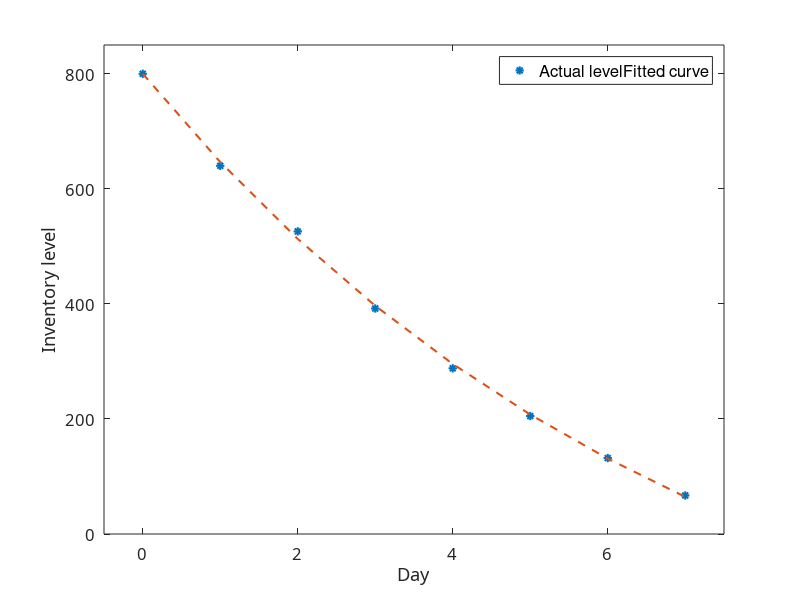
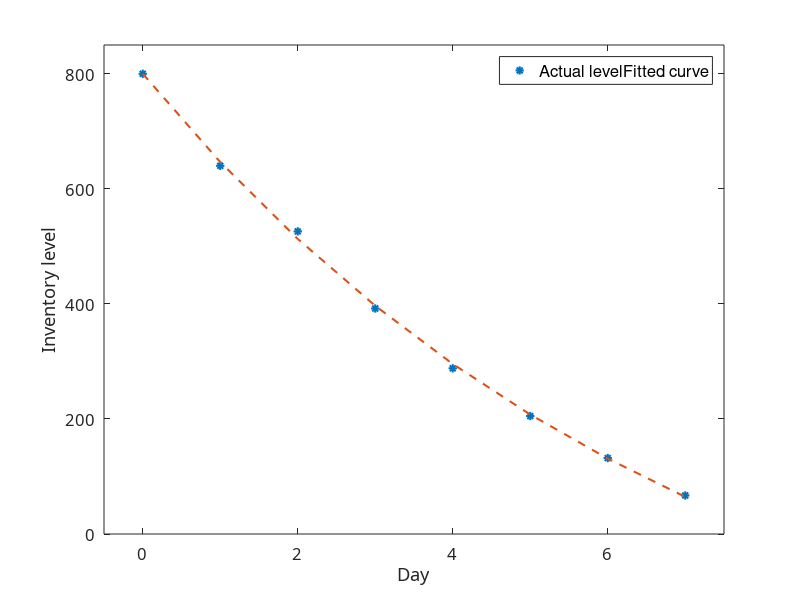

MATLAB code to generate these figures, in order:
% clear data and figure
clc;
clear;
close all;
% 
load data.mat
Q=800;
% start
t=[0:7]';
I_t_data=I_t_data';
I_t_data_Q=[Q;I_t_data];
l=length(I_t_data);
I1_cumsum=cumsum(I_t_data_Q(1:end-1,1));
I2_cumsum=cumsum(I_t_data_Q(2:end,1));
I_t_cum=1/2*I1_cumsum+1/2*I2_cumsum;  % accumulative series
% estimate parameter
time0=[2:l]';
% B=[I_t_cum(2:end,1),time0,ones(l-1,1)];
B=[I_t_cum(2:end,1),time0];
Y=I_t_data(2:end,1)-Q;
p=pinv(B'*B)*B'*Y;
lambda=-p(1);
d=-p(2);
save('estimates_direct_method.mat','lambda','d')
% time sponse function
k=[0:l]';
c=Q+d/lambda;
I_t_sim=c*exp(-lambda*k)-d/lambda;
% plot figure
fig1=figure;
plot(t,I_t_data_Q,'LineStyle','none','Marker','*','MarkerSize',6,'LineWidth',1.5)
hold on
plot(t,I_t_sim,'LineStyle','--','LineWidth',1.5)
xlabel({'Day'},'FontSize',14);
ylabel(['Inventory level'],'FontSize',14)
set(gca,'FontName','Book Antiqua','FontSize',12,'Xlim',[-0.5,7.5],'Ylim',[0,850]);
legend(["Actual level","Fitted curve"],'location','northeast','FontSize',12,'NumColumns',1);
% save figure
savefig(fig1,'.\figure\grey_direct_method.fig');
exportgraphics(fig1,'.\figure\grey_direct_method.pdf')